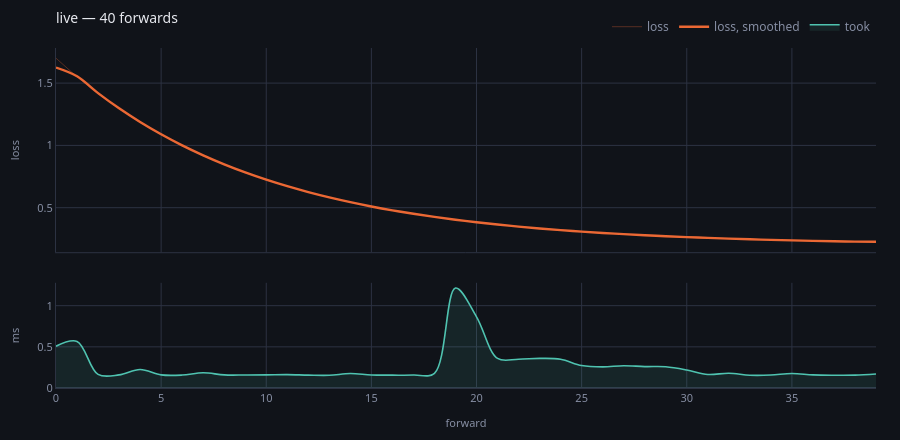

Notebook code cell kept with this figure:
### Markdown cell above
## The same figure, live

`Live` is handed facts as they happen and fills **the same drawing function**
as `progress`. It can, because a fact read back is the very dict a watcher was
given. A live view and a report written twice are two things that slowly stop
agreeing.

With `ipywidgets` installed, `live.widget()` redraws in place; without one it
still tallies everything and the cell shows the figure at any moment.

### Code cell
live = Live(title="live")

for step in range(40):
    g.forward("the quick brown fox jumps", watching=live)
    live({"fact": "loss", "value": 1.5 * 0.9**step + 0.2})

live

### Figure 1 — Plotly figure (JSON) as saved in the notebook; plotly's stock layout.template omitted (floating-point values rounded to 4 significant figures)
{"data": [{"hovertemplate": "forward %{x}<br>loss %{y:.4g}<extra></extra>", "line": {"color": "#eb6834", "width": 1}, "mode": "lines", "name": "loss", "opacity": 0.32, "type": "scatter", "x": [0, 1, 2, 3, 4, 5, 6, 7, 8, 9, 10, 11, 12, 13, 14, 15, 16, 17, 18, 19, 20, 21, 22, 23, 24, 25, 26, 27, 28, 29, 30, 31, 32, 33, 34, 35, 36, 37, 38, 39], "xaxis": "x", "y": [1.7, 1.55, 1.415, 1.294, 1.184, 1.086, 0.9972, 0.9174, 0.8457, 0.7811, 0.723, 0.6707, 0.6236, 0.5813, 0.5432, 0.5088, 0.478, 0.4502, 0.4251, 0.4026, 0.3824, 0.3641, 0.3477, 0.3329, 0.3196, 0.3077, 0.2969, 0.2872, 0.2785, 0.2707, 0.2636, 0.2572, 0.2515, 0.2464, 0.2417, 0.2375, 0.2338, 0.2304, 0.2274, 0.2246], "yaxis": "y"}, {"hovertemplate": "forward %{x}<br>mean %{y:.4g}<extra></extra>", "line": {"color": "#eb6834", "shape": "spline", "width": 2.4}, "mode": "lines", "name": "loss, smoothed", "type": "scatter", "x": [0, 1, 2, 3, 4, 5, 6, 7, 8, 9, 10, 11, 12, 13, 14, 15, 16, 17, 18, 19, 20, 21, 22, 23, 24, 25, 26, 27, 28, 29, 30, 31, 32, 33, 34, 35, 36, 37, 38, 39], "xaxis": "x", "y": [1.625, 1.555, 1.419, 1.298, 1.188, 1.089, 1.0, 0.9201, 0.8481, 0.7833, 0.725, 0.6725, 0.6252, 0.5827, 0.5444, 0.51, 0.479, 0.4511, 0.426, 0.4034, 0.383, 0.3647, 0.3483, 0.3334, 0.3201, 0.3081, 0.2973, 0.2875, 0.2788, 0.2709, 0.2638, 0.2574, 0.2517, 0.2465, 0.2419, 0.2377, 0.2339, 0.2305, 0.2275, 0.226], "yaxis": "y"}, {"fill": "tozeroy", "fillcolor": "rgba(79,195,176,0.10)", "hovertemplate": "forward %{x}<br>%{y:.1f} ms<extra></extra>", "line": {"color": "#4fc3b0", "shape": "spline", "width": 1.6}, "mode": "lines", "name": "took", "type": "scatter", "x": [0, 1, 2, 3, 4, 5, 6, 7, 8, 9, 10, 11, 12, 13, 14, 15, 16, 17, 18, 19, 20, 21, 22, 23, 24, 25, 26, 27, 28, 29, 30, 31, 32, 33, 34, 35, 36, 37, 38, 39], "xaxis": "x2", "y": [0.507, 0.566, 0.165, 0.159, 0.225, 0.159, 0.157, 0.185, 0.159, 0.158, 0.159, 0.162, 0.156, 0.154, 0.176, 0.158, 0.156, 0.157, 0.178, 1.214, 0.865, 0.359, 0.35, 0.36, 0.35, 0.273, 0.257, 0.271, 0.26, 0.258, 0.219, 0.164, 0.18, 0.155, 0.157, 0.176, 0.159, 0.155, 0.156, 0.171], "yaxis": "y2"}, {"hovertemplate": "forward %{x} broke<extra></extra>", "marker": {"color": "#ef5f6b", "size": 9, "symbol": "x"}, "mode": "markers", "name": "broke", "showlegend": false, "type": "scatter", "x": [], "xaxis": "x", "y": [], "yaxis": "y"}], "layout": {"font": {"color": "#e7e9ef", "family": "system-ui, -apple-system, Segoe UI, Roboto, sans-serif", "size": 12}, "height": 440, "hoverlabel": {"align": "left", "bgcolor": "#1a1e28", "bordercolor": "#2c3242", "font": {"color": "#e7e9ef", "family": "system-ui, -apple-system, Segoe UI, Roboto, sans-serif"}}, "hovermode": "x unified", "legend": {"bgcolor": "rgba(0,0,0,0)", "font": {"color": "#868ea3"}, "orientation": "h", "x": 1, "xanchor": "right", "y": 1.02, "yanchor": "bottom"}, "margin": {"b": 44, "l": 56, "r": 24, "t": 44}, "paper_bgcolor": "#101319", "plot_bgcolor": "#101319", "title": {"font": {"size": 14}, "text": "live — 40 forwards", "x": 0, "xanchor": "left", "xref": "paper", "y": 0.97, "yanchor": "top"}, "xaxis": {"anchor": "y", "domain": [0.0, 1.0], "gridcolor": "#2c3242", "linecolor": "#2c3242", "matches": "x2", "showticklabels": false, "tickfont": {"color": "#868ea3", "size": 11}, "title": {"font": {"color": "#868ea3", "size": 11}}, "zerolinecolor": "#2c3242"}, "xaxis2": {"anchor": "y2", "domain": [0.0, 1.0], "gridcolor": "#2c3242", "linecolor": "#2c3242", "tickfont": {"color": "#868ea3", "size": 11}, "title": {"font": {"color": "#868ea3", "size": 11}, "text": "forward"}, "zerolinecolor": "#2c3242"}, "yaxis": {"anchor": "x", "domain": [0.3994, 1.0], "gridcolor": "#2c3242", "linecolor": "#2c3242", "tickfont": {"color": "#868ea3", "size": 11}, "title": {"font": {"color": "#868ea3", "size": 11}, "text": "loss"}, "zerolinecolor": "#2c3242"}, "yaxis2": {"anchor": "x2", "domain": [0.0, 0.3094], "gridcolor": "#2c3242", "linecolor": "#2c3242", "rangemode": "tozero", "tickfont": {"color": "#868ea3", "size": 11}, "title": {"font": {"color": "#868ea3", "size": 11}, "text": "ms"}, "zerolinecolor": "#2c3242"}}}
